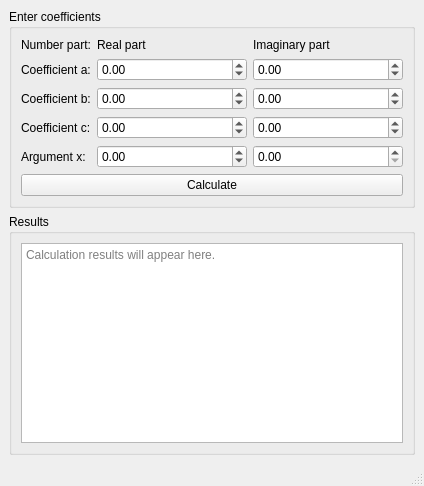
<?xml version="1.0" encoding="UTF-8"?>
<ui version="4.0">
 <class>MainWindow</class>
 <widget class="QMainWindow" name="MainWindow">
  <property name="geometry">
   <rect>
    <x>0</x>
    <y>0</y>
    <width>424</width>
    <height>486</height>
   </rect>
  </property>
  <property name="sizePolicy">
   <sizepolicy hsizetype="Expanding" vsizetype="Preferred">
    <horstretch>0</horstretch>
    <verstretch>0</verstretch>
   </sizepolicy>
  </property>
  <property name="minimumSize">
   <size>
    <width>424</width>
    <height>486</height>
   </size>
  </property>
  <property name="windowTitle">
   <string>PolyCalc</string>
  </property>
  <widget class="QWidget" name="centralwidget">
   <property name="sizePolicy">
    <sizepolicy hsizetype="Preferred" vsizetype="Preferred">
     <horstretch>0</horstretch>
     <verstretch>0</verstretch>
    </sizepolicy>
   </property>
   <layout class="QVBoxLayout" name="verticalLayout_2">
    <item>
     <widget class="QGroupBox" name="groupBox_input">
      <property name="title">
       <string>Enter coefficients</string>
      </property>
      <layout class="QVBoxLayout" name="verticalLayout_3">
       <item>
        <layout class="QFormLayout" name="formLayout_3">
         <property name="verticalSpacing">
          <number>6</number>
         </property>
         <item row="0" column="1">
          <layout class="QHBoxLayout" name="horizontalLayout_4">
           <item>
            <widget class="QLabel" name="label_real">
             <property name="text">
              <string>Real part</string>
             </property>
            </widget>
           </item>
           <item>
            <widget class="QLabel" name="label_imag">
             <property name="text">
              <string>Imaginary part</string>
             </property>
             <property name="textFormat">
              <enum>Qt::PlainText</enum>
             </property>
            </widget>
           </item>
          </layout>
         </item>
         <item row="1" column="0">
          <widget class="QLabel" name="label_a">
           <property name="text">
            <string>Coefficient a:</string>
           </property>
          </widget>
         </item>
         <item row="1" column="1">
          <layout class="QHBoxLayout" name="horizontalLayout">
           <item>
            <widget class="QDoubleSpinBox" name="doubleSpinBox_ar">
             <property name="minimum">
              <double>-999999999999.989990234375000</double>
             </property>
             <property name="maximum">
              <double>999999999999.989990234375000</double>
             </property>
            </widget>
           </item>
           <item>
            <widget class="QDoubleSpinBox" name="doubleSpinBox_ai">
             <property name="minimum">
              <double>-999999999999.989990234375000</double>
             </property>
             <property name="maximum">
              <double>999999999999.989990234375000</double>
             </property>
            </widget>
           </item>
          </layout>
         </item>
         <item row="2" column="0">
          <widget class="QLabel" name="label_b">
           <property name="text">
            <string>Coefficient b:</string>
           </property>
          </widget>
         </item>
         <item row="2" column="1">
          <layout class="QHBoxLayout" name="horizontalLayout_2">
           <item>
            <widget class="QDoubleSpinBox" name="doubleSpinBox_br">
             <property name="minimum">
              <double>-999999999999.989990234375000</double>
             </property>
             <property name="maximum">
              <double>999999999999.989990234375000</double>
             </property>
            </widget>
           </item>
           <item>
            <widget class="QDoubleSpinBox" name="doubleSpinBox_bi">
             <property name="minimum">
              <double>-999999999999.989990234375000</double>
             </property>
             <property name="maximum">
              <double>999999999999.989990234375000</double>
             </property>
            </widget>
           </item>
          </layout>
         </item>
         <item row="3" column="0">
          <widget class="QLabel" name="label_c">
           <property name="text">
            <string>Coefficient c:</string>
           </property>
          </widget>
         </item>
         <item row="3" column="1">
          <layout class="QHBoxLayout" name="horizontalLayout_3">
           <item>
            <widget class="QDoubleSpinBox" name="doubleSpinBox_cr">
             <property name="minimum">
              <double>-999999999999.989990234375000</double>
             </property>
             <property name="maximum">
              <double>999999999999.989990234375000</double>
             </property>
            </widget>
           </item>
           <item>
            <widget class="QDoubleSpinBox" name="doubleSpinBox_ci">
             <property name="minimum">
              <double>-999999999999.989990234375000</double>
             </property>
             <property name="maximum">
              <double>999999999999.989990234375000</double>
             </property>
            </widget>
           </item>
          </layout>
         </item>
         <item row="0" column="0">
          <widget class="QLabel" name="label">
           <property name="text">
            <string>Number part:</string>
           </property>
          </widget>
         </item>
         <item row="4" column="0">
          <widget class="QLabel" name="label_arg">
           <property name="text">
            <string>Argument x:</string>
           </property>
           <property name="textFormat">
            <enum>Qt::PlainText</enum>
           </property>
          </widget>
         </item>
         <item row="4" column="1">
          <layout class="QHBoxLayout" name="horizontalLayout_5">
           <item>
            <widget class="QDoubleSpinBox" name="doubleSpinBox_argr">
             <property name="minimum">
              <double>-999999999999.989990234375000</double>
             </property>
             <property name="maximum">
              <double>999999999999.989990234375000</double>
             </property>
            </widget>
           </item>
           <item>
            <widget class="QDoubleSpinBox" name="doubleSpinBox_argi"/>
           </item>
          </layout>
         </item>
        </layout>
       </item>
       <item>
        <widget class="QPushButton" name="calculateButton">
         <property name="text">
          <string>Calculate</string>
         </property>
         <property name="flat">
          <bool>false</bool>
         </property>
        </widget>
       </item>
      </layout>
     </widget>
    </item>
    <item>
     <widget class="QGroupBox" name="groupBox_output">
      <property name="title">
       <string>Results</string>
      </property>
      <layout class="QVBoxLayout" name="verticalLayout_4">
       <item>
        <widget class="QPlainTextEdit" name="resultTextEdit">
         <property name="readOnly">
          <bool>true</bool>
         </property>
         <property name="placeholderText">
          <string>Calculation results will appear here.</string>
         </property>
        </widget>
       </item>
      </layout>
     </widget>
    </item>
   </layout>
  </widget>
  <widget class="QStatusBar" name="statusbar"/>
 </widget>
 <resources/>
 <connections/>
</ui>
